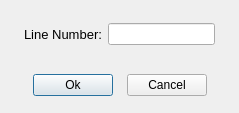
<?xml version="1.0" encoding="UTF-8"?>
<ui version="4.0">
 <class>Dialog_Get1</class>
 <widget class="QDialog" name="Dialog_Get1">
  <property name="windowModality">
   <enum>Qt::NonModal</enum>
  </property>
  <property name="geometry">
   <rect>
    <x>0</x>
    <y>0</y>
    <width>239</width>
    <height>113</height>
   </rect>
  </property>
  <property name="windowTitle">
   <string>Go To Line</string>
  </property>
  <property name="modal">
   <bool>false</bool>
  </property>
  <layout class="QGridLayout" name="gridLayout">
   <item row="0" column="2">
    <spacer name="verticalSpacer_2">
     <property name="orientation">
      <enum>Qt::Vertical</enum>
     </property>
     <property name="sizeType">
      <enum>QSizePolicy::Fixed</enum>
     </property>
     <property name="sizeHint" stdset="0">
      <size>
       <width>20</width>
       <height>10</height>
      </size>
     </property>
    </spacer>
   </item>
   <item row="2" column="1">
    <widget class="QLabel" name="label">
     <property name="minimumSize">
      <size>
       <width>0</width>
       <height>20</height>
      </size>
     </property>
     <property name="font">
      <font>
       <pointsize>10</pointsize>
      </font>
     </property>
     <property name="text">
      <string>Line Number:</string>
     </property>
    </widget>
   </item>
   <item row="2" column="2">
    <widget class="QLineEdit" name="value">
     <property name="minimumSize">
      <size>
       <width>75</width>
       <height>20</height>
      </size>
     </property>
    </widget>
   </item>
   <item row="4" column="2">
    <spacer name="verticalSpacer_3">
     <property name="orientation">
      <enum>Qt::Vertical</enum>
     </property>
     <property name="sizeType">
      <enum>QSizePolicy::Fixed</enum>
     </property>
     <property name="sizeHint" stdset="0">
      <size>
       <width>20</width>
       <height>20</height>
      </size>
     </property>
    </spacer>
   </item>
   <item row="2" column="3">
    <spacer name="horizontalSpacer_4">
     <property name="orientation">
      <enum>Qt::Horizontal</enum>
     </property>
     <property name="sizeHint" stdset="0">
      <size>
       <width>8</width>
       <height>20</height>
      </size>
     </property>
    </spacer>
   </item>
   <item row="2" column="0">
    <spacer name="horizontalSpacer_1">
     <property name="orientation">
      <enum>Qt::Horizontal</enum>
     </property>
     <property name="sizeHint" stdset="0">
      <size>
       <width>8</width>
       <height>20</height>
      </size>
     </property>
    </spacer>
   </item>
   <item row="5" column="0" colspan="4">
    <layout class="QHBoxLayout" name="horizontalLayout_20">
     <item>
      <spacer name="horizontalSpacer_21">
       <property name="orientation">
        <enum>Qt::Horizontal</enum>
       </property>
       <property name="sizeHint" stdset="0">
        <size>
         <width>10</width>
         <height>20</height>
        </size>
       </property>
      </spacer>
     </item>
     <item>
      <widget class="QPushButton" name="ok_PB">
       <property name="text">
        <string>Ok</string>
       </property>
      </widget>
     </item>
     <item>
      <spacer name="horizontalSpacer_25">
       <property name="orientation">
        <enum>Qt::Horizontal</enum>
       </property>
       <property name="sizeType">
        <enum>QSizePolicy::Fixed</enum>
       </property>
       <property name="sizeHint" stdset="0">
        <size>
         <width>8</width>
         <height>25</height>
        </size>
       </property>
      </spacer>
     </item>
     <item>
      <widget class="QPushButton" name="cancel_PB">
       <property name="text">
        <string>Cancel</string>
       </property>
      </widget>
     </item>
     <item>
      <spacer name="horizontalSpacer_24">
       <property name="orientation">
        <enum>Qt::Horizontal</enum>
       </property>
       <property name="sizeHint" stdset="0">
        <size>
         <width>10</width>
         <height>20</height>
        </size>
       </property>
      </spacer>
     </item>
    </layout>
   </item>
  </layout>
 </widget>
 <resources/>
 <connections/>
</ui>
